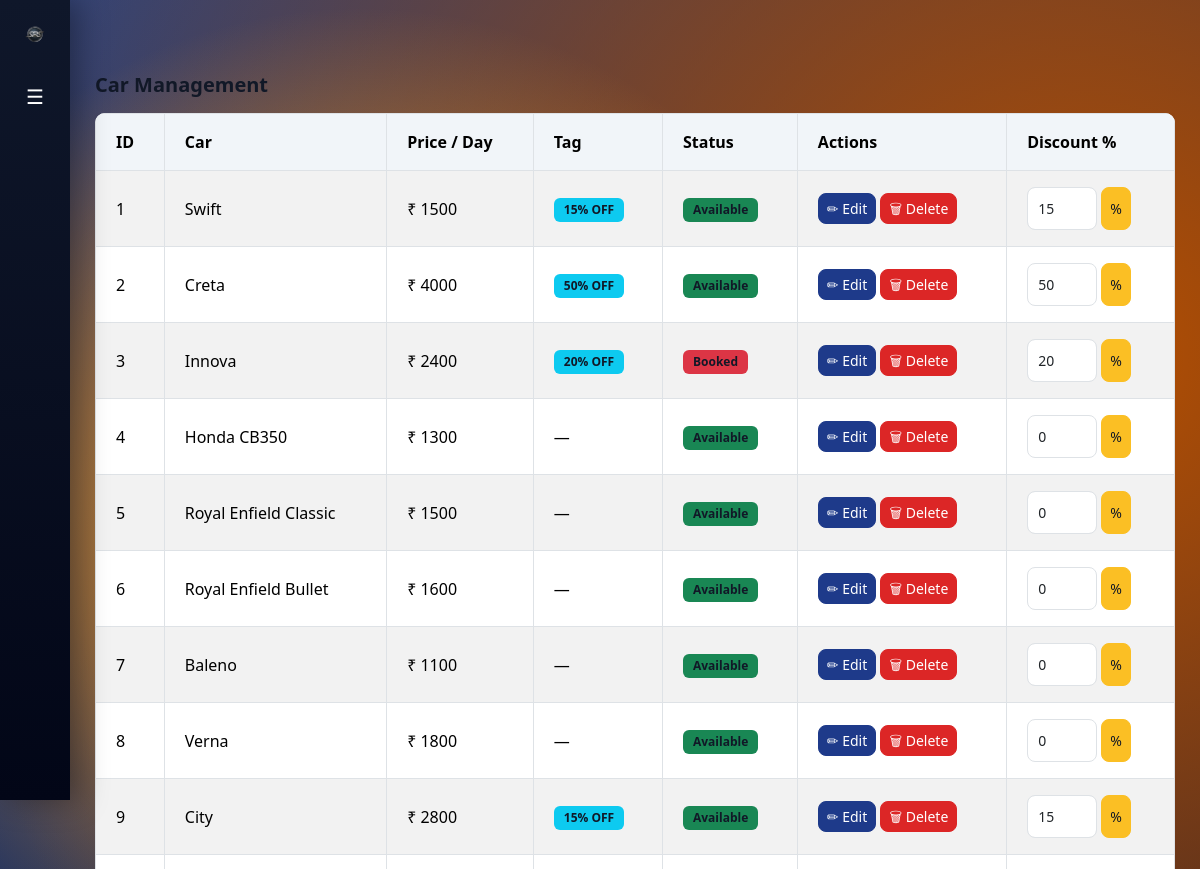
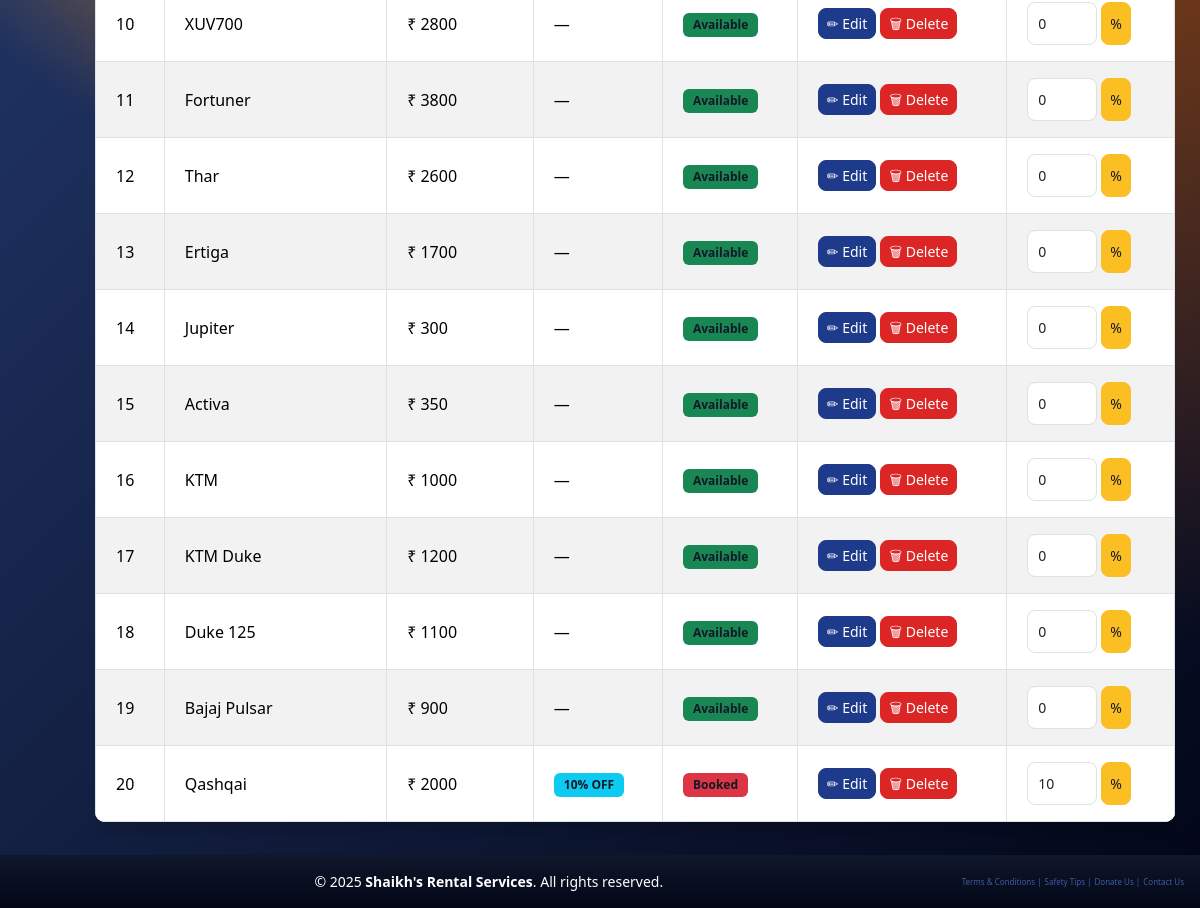
The page /car/management (signed in) on the database its author committed (2 pictures, top to bottom).
### tables this page shows
CREATE TABLE cars(
        id INTEGER PRIMARY KEY,
        name TEXT,
        price INTEGER,
        available INTEGER,
        image TEXT,
        discount INTEGER DEFAULT 0
    );

### app.py (the view)
@app.route("/car/management")
def admin_cars():
    if session.get("role") != "admin":
        return redirect("/admin_login")
    con = db()
    cur = con.cursor()
    cur.execute("""
        SELECT id, name, price, available, image, discount
        FROM cars
        ORDER BY id ASC
    """)
    cars = cur.fetchall()
    con.close()
    return render_template("car_management.html", cars=cars)

### app.py (called while the page is built)
def db():
    return sqlite3.connect("database.db")

### templates/car_management.html (shortened to what this page needs)
{% extends "base.html" %}
{% block content %}
<h5 class="mt-5 mb-3">Car Management</h5>
<div class="table-responsive">
<table class="table table-bordered table-striped shadow">
    <thead>
        <tr>
            <th>ID</th>
            <th>Car</th>
            <th>Price / Day</th>
            <th>Tag</th>
            <th>Status</th>
            <th>Actions</th>
            <th>Discount %</th>
        </tr>
    </thead>
    <tbody>
        {% for car in cars %}
        <tr>
            <td>{{ car[0] }}</td>
            <td>{{ car[1] }}</td>
            <td>₹ {{ car[2] }}</td>
            <td>
                {% if car[5] > 0 %}
                    <span class="badge bg-info">{{ car[5] }}% OFF</span>
                {% else %}
                    —
                {% endif %}
            </td>
            <td>
                {% if car[3] == 1 %}
                    <span class="badge bg-success">Available</span>
                {% else %}
                    <span class="badge bg-danger">Booked</span>
                {% endif %}
            </td>
           <td>
    <a href="/admin/edit_car/{{ car[0] }}"
       class="btn btn-sm btn-primary">
       ✏ Edit
    </a>
    <a href="/admin/delete_car/{{ car[0] }}"
       class="btn btn-sm btn-danger"
       onclick="return confirm('Delete this car permanently?')">
       🗑 Delete
    </a>
    <td>
   <form class="d-flex gap-1 discount-form"
      data-car-id="{{ car[0] }}">
    <input type="number"
           name="discount"
           value="{{ car[5] }}"
           min="0"
           max="90"
           class="form-control form-control-sm"
           style="width:70px">
    <button type="submit"
            class="btn btn-sm btn-success">
        %
    </button>
</form>
</td>
</td>
        </tr>
        {% endfor %}
    </tbody>
</table>
</div>
{% endblock %}

### static/style.css (style rules this page uses)
body { background-color: white; font-family: "Segoe UI", system-ui, -apple-system, BlinkMacSystemFont, sans-serif; color: #111827; margin: 0; min-height: 100%; display: flex; flex-direction: column; }
h3, h4, h5 { font-weight: 600; }
a { text-decoration: none; color: inherit; }
.btn { border-radius: 8px; font-weight: 500; transition: transform .15s ease, box-shadow .15s ease; }
.btn-primary { background: #1E3A8A; border-color: #1E3A8A; color: #fff; }
.btn-success { background: #FBBF24; border-color: #FBBF24; color: #111827; }
.btn-danger { background: #dc2626; border-color: #dc2626; color: #fff; }
.table { background: #fff; border-radius: 10px; overflow: hidden; width: 100%; }
.table th { background: #f1f5f9; font-weight: 600; padding: 16px 20px; }
.table td { padding: 16px 20px; vertical-align: middle; }
.badge { padding: 6px 10px; border-radius: 6px; font-size: 12px; background-color: #FBBF24; color: #111827; font-weight: 600; }
.form-control { border-radius: 8px; padding: 10px; }
input.form-control, select.form-control, textarea.form-control { width: 100%; }
.table-responsive { width: 100%; overflow-x: auto; -webkit-overflow-scrolling: touch; }

### templates/car_management.html (style rules this page uses)
body { background: radial-gradient(circle at 30% 30%, #ff9f1c, transparent 35%), radial-gradient(circle at 90% 20%, #b64f00, transparent 65%), linear-gradient(135deg, #2b4480, #020617); }

### rows shown on the page
cars: id "1", name "Swift", price "1500", discount "15", available "Available"
cars: id "2", name "Creta", price "4000", discount "50", available "Available"
cars: id "3", name "Innova", price "2400", discount "20", available "Booked"
cars: id "4", name "Honda CB350", price "1300", available "Available", discount "0"
cars: id "5", name "Royal Enfield Classic", price "1500", available "Available", discount "0"
cars: id "6", name "Royal Enfield Bullet", price "1600", available "Available", discount "0"
cars: id "7", name "Baleno", price "1100", available "Available", discount "0"
cars: id "8", name "Verna", price "1800", available "Available", discount "0"
cars: id "9", name "City", price "2800", discount "15", available "Available"
cars: id "10", name "XUV700", price "2800", available "Available", discount "0"
cars: id "11", name "Fortuner", price "3800", available "Available", discount "0"
cars: id "12", name "Thar", price "2600", available "Available", discount "0"
cars: id "13", name "Ertiga", price "1700", available "Available", discount "0"
cars: id "14", name "Jupiter", price "300", available "Available", discount "0"
cars: id "15", name "Activa", price "350", available "Available", discount "0"
cars: id "16", name "KTM", price "1000", available "Available", discount "0"
cars: id "17", name "KTM Duke", price "1200", available "Available", discount "0"
cars: id "18", name "Duke 125", price "1100", available "Available", discount "0"
cars: id "19", name "Bajaj Pulsar", price "900", available "Available", discount "0"
cars: id "20", name "Qashqai", price "2000", discount "10", available "Booked"
